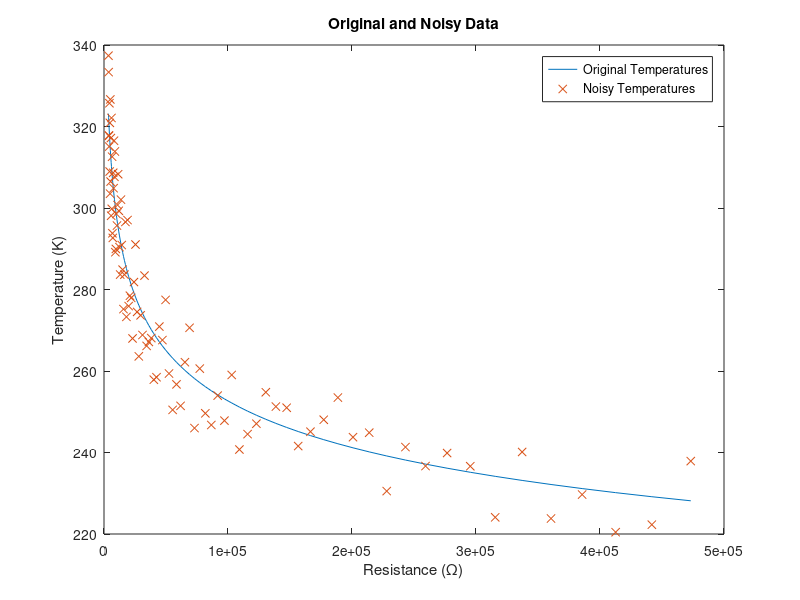
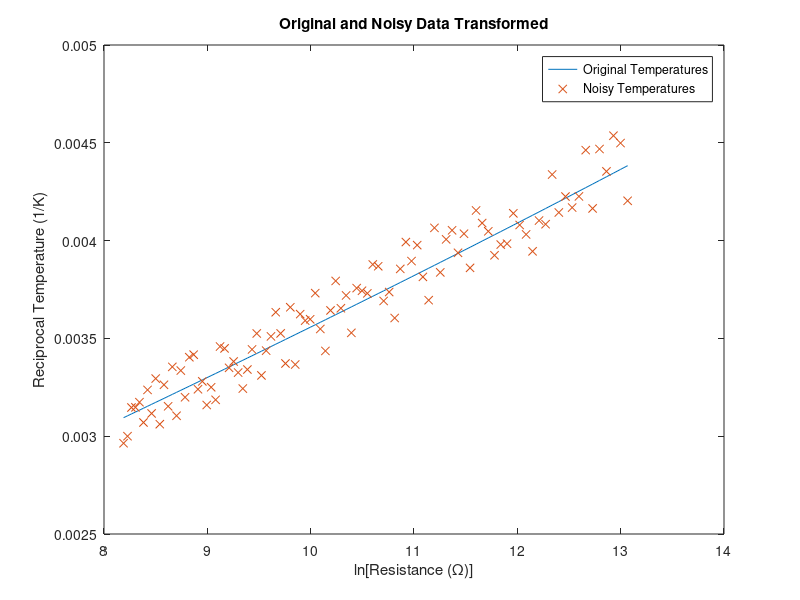

Recreate these plots in MATLAB, in order. (Note: this script raises an error after producing the figures.)
%% Non-linear data fitting. This script demonstrates several techniques
%  for fitting data sets with curves other than lines, calculating the
%  confidence intervals on the fitted parameters, and calculating and
%  displaying the functional confidence bounds and the observational
%  bounds. The data set is take from the data sheet for the TCS10K5 NTC
%  thermistor, which lists the resistance as a function of temperature
%  in degrees C. Since we are fitting the Steinhart-Hart equation to the
%  data, we first converted the temperature to Kelvin. Next, because the
%  Steinhart-Hart equation has T as a function of R, we use T or 1/T as y
%  and R or ln(R) as x. Finally, because the data are so clean, we add
%  noise of ±5% to the T data for some of the fits.

% The temperatures.
T = [228.15, 229.15, 230.15, 231.15, 232.15, 233.15, 234.15, 235.15, ...
    236.15, 237.15, 238.15, 239.15, 240.15, 241.15, 242.15, 243.15, ...
    244.15, 245.15, 246.15, 247.15, 248.15, 249.15, 250.15, 251.15, ...
    252.15, 253.15, 254.15, 255.15, 256.15, 257.15, 258.15, 259.15, ...
    260.15, 261.15, 262.15, 263.15, 264.15, 265.15, 266.15, 267.15, ...
    268.15, 269.15, 270.15, 271.15, 272.15, 273.15, 274.15, 275.15, ...
    276.15, 277.15, 278.15, 279.15, 280.15, 281.15, 282.15, 283.15, ...
    284.15, 285.15, 286.15, 287.15, 288.15, 289.15, 290.15, 291.15, ...
    292.15, 293.15, 294.15, 295.15, 296.15, 297.15, 298.15, 299.15, ...
    300.15, 301.15, 302.15, 303.15, 304.15, 305.15, 306.15, 307.15, ...
    308.15, 309.15, 310.15, 311.15, 312.15, 313.15, 314.15, 315.15, ...
    316.15, 317.15, 318.15, 319.15, 320.15, 321.15, 322.15, 323.15];

% The resistances.
R = [473200, 441800, 412600, 385600, 360500, 337200, 315500, 295400, ...
    276700, 259300, 243100, 228000, 213900, 200800, 188600, 177200, ...
    166500, 156600, 147300, 138600, 130500, 122900, 115800, 109200, ...
    103000, 97130, 91660, 86540, 81730, 77220, 72980, 69000, 65260, ...
    61750, 58450, 55340, 52420, 49670, 47080, 44640, 42340, 40170, ...
    38120, 36200, 34380, 32660, 31040, 29510, 28060, 26690, 25400, ...
    24180, 23020, 21920, 20890, 19900, 18970, 18090, 17260, 16470, ...
    15710, 15000, 14320, 13680, 13070, 12490, 11940, 11420, 10920, ...
    10450, 10000, 9572, 9165, 8777, 8408, 8056, 7721, 7402, 7098, ...
    6808, 6531, 6267, 6015, 5774, 5545, 5326, 5116, 4916, 4725, 4543, ...
    4368, 4201, 4041, 3888, 3742, 3602];

%The noisy temperatures.
TN = [237.89, 222.29, 220.44, 229.68, 223.80, 240.13, 224.09, 236.63, ...
    239.87, 236.67, 241.33, 230.53, 244.87, 243.76, 253.48, 248.04, ...
    245.11, 241.58, 250.99, 251.27, 254.79, 247.07, 244.51, 240.73, ...
    259.03, 247.82, 253.96, 246.75, 249.61, 260.59, 245.99, 270.61, ...
    262.16, 251.45, 256.72, 250.46, 259.38, 277.45, 267.59, 270.90, ...
    258.47, 257.87, 268.08, 267.12, 266.16, 283.41, 268.84, 273.66, ...
    263.59, 274.50, 291.04, 281.83, 267.99, 277.94, 278.47, 275.93, ...
    297.04, 273.29, 296.58, 283.65, 275.19, 284.87, 290.91, 302.05, ...
    283.67, 290.39, 299.32, 308.30, 300.72, 295.69, 298.54, 289.95, ...
    289.15, 313.87, 307.66, 316.51, 304.86, 308.64, 292.66, 293.79, ...
    312.59, 299.79, 322.10, 298.11, 317.17, 306.48, 326.64, 303.52, ...
    320.89, 308.95, 325.71, 315.08, 317.71, 317.80, 333.34, 337.38];

confLev = 0.95; % We set the confidence level for the data fits here.

%% Plot Original Data
% Plot the original temperature and noisy temperature data.
figure(1) 
plot(R,T)
hold on
plot (R,TN,'x')
xlabel('Resistance (\Omega)')
ylabel('Temperature (K)')
title('Original and Noisy Data')
legend('Original Temperatures','Noisy Temperatures')
hold off

% Since a plot of 1/T vs ln(R) should be close to linear, we will convert
% the data to the correct forms and do linear and polynomial fits with
% them.
ooT = 1./T;
ooTN = 1./TN;
lnR = log(R);

%% Plot Transformed Data
% Plot the transformed original temperature and noisy temperature data.
figure(2) 
plot(lnR,ooT)
hold on
plot (lnR,ooTN,'x')
xlabel('ln[Resistance (\Omega)]')
ylabel('Reciprocal Temperature (1/K)')
title('Original and Noisy Data Transformed')
legend('Original Temperatures','Noisy Temperatures')
hold off

% Start by working with the original transformed data. We will fit a 1st,
% 2nd, and 3rd order polynomial to the data and look at the fit and the
% residuals.
range = max(lnR) - min(lnR); % Get range for our xplot data
xplot = min(lnR):range/30:max(lnR); % Generate x data for some of our plots.
% The fitting routine 'fit' is particular about the form of the data.
% Use the line below to get your data into the correct format for 'fit'.
[Xout,Yout] = prepareCurveData(lnR, ooT); 
[f1,stat1] = fit(Xout,Yout,'poly1') % 1st-order fit with statistics.
[f2,stat2] = fit(Xout,Yout,'poly2') % 2nd-order fit with statistics.
[f3,stat3] = fit(Xout,Yout,'poly3') % 3rd-order fit with statistics.
% The default for confidence level is 0.95. If we wanted the confidence
% intervals on the parameters for a value of confLev other than 0.95, we
% would uncomment the following lines:
% format short e
% ci1 = confint(f1,confLev)
% ci2 = confint(f2,confLev)
% ci3 = confint(f3,confLev)
% format

%% Plot 1st-order Fit
% Plot data with 1st-order fit. Since the data have very little noise (just
% round-off or truncation error), the data and the curve will vary but
% little.
figure(3)
plot(f1,Xout,Yout) % Notice that the fit doesn't need both x and y values.
% It will plot with just the f1 object.
xlabel('ln[Resistance (\Omega)]')
ylabel('Reciprocal Temperature (1/K)')
title('1st-Order Fit to Transformed Data')

%% Plot Residuals
% Since the fit is so close, we need a better way to distinguish how well
% 1st-, 2nd-, and 3rd-order fit. We'll plot the residuals to compare.
figure(4)
subplot(3,1,1)
plot(f1,Xout,Yout,'residuals')
% xlabel('Ln[Resistance (\Omega)]')
ylabel('Residuals (1/K)')
title('1st Order Polynomial Fit')
% The linear residuals look parabolic, so we need at least 2nd order.
subplot(3,1,2)
plot(f2,Xout,Yout,'residuals')
% xlabel('Ln[Resistance (\Omega)]')
ylabel('Residuals (1/K)')
title('2nd Order Polynomial Fit')
% The 2nd-order residuals look cubic so we need at least 3rd order.
subplot(3,1,3)
plot(f3,Xout,Yout,'residuals')
xlabel('Ln[Resistance (\Omega)]')
ylabel('Residuals (1/K)')
title('3rd Order Polynomial Fit')
% The 3rd-order residuals look pretty random, so we're done.

%% Plot 3rd-order Fit and Bounds
% Let's plot the 3rd order fit with the data and the functional and
% observational bounds. Note, since there is so little noise in the data,
% we won't be able to distinguish which is which.
p11 = predint(f3,xplot,confLev,'observation','off'); % Gen conf bounds
p21 = predint(f3,xplot,confLev,'functional','off'); % Gen conf bounds
figure(5)
plot(f3,Xout,Yout) % Notice that the fit doesn't need both x and y.
hold on
plot(xplot, p21, '-.b') % Upper and lower functional confidence limits
plot(xplot, p11, '--m') % Upper and lower observational confidence limits
xlabel('Ln[Resistance (\Omega)]')
ylabel('Reciprocal Temperature (1/K)')
title('3rd Order Polynomial Fit')
legend('Data Points','Best Fit Line','Upper Func. Bound',...
    'Lower Func. Bound', 'Upper Obs. Bound', 'Lower Obs. Bound',...
    'Location', 'northwest')
hold off

%% 3rd-order with Noise
% Since the original data have so little noise, let's repeat the 3rd order
% plot for the noisy data. We'll reuse some of the variables
[Xout,Yout] = prepareCurveData(lnR, ooTN); 
[f3,stat1] = fit(Xout,Yout,'poly3') % 1st-order fit with statistics.
p11 = predint(f3,xplot,confLev,'observation','off'); % Gen conf bounds
p21 = predint(f3,xplot,confLev,'functional','off'); % Gen conf bounds
figure(6)
plot(f3,Xout,Yout) % Notice that the fit doesn't need both x and y.
hold on
plot(xplot, p21, '-.b') % Upper and lower functional confidence limits
plot(xplot, p11, '--m') % Upper and lower observational confidence limits
xlabel('Ln[Resistance (\Omega)]')
ylabel('Reciprocal Temperature (1/K)')
title('3rd Order Polynomial Fit, Noisy Data')
legend('Data Points','Best Fit Line','Upper Func. Bound',...
    'Lower Func. Bound', 'Upper Obs. Bound', 'Lower Obs. Bound',...
    'Location', 'northwest')
hold off

%% Transform Fit Back
% Let's untransform the best fit and confidence bounds back into the
% original space with T vs R and see how good we feel about things.
yplot = f3(xplot);
figure(7)
plot(R,TN,'x')
hold on
plot(exp(xplot), 1./yplot)
plot(exp(xplot), 1./p21, '-.b') % Upper and lower functional confidence limits
plot(exp(xplot), 1./p11, '--m') % Upper and lower observational confidence limits
legend('Data Points','Best Fit Line','Upper Func. Bound',...
    'Lower Func. Bound', 'Upper Obs. Bound', 'Lower Obs. Bound',...
    'Location', 'northeast')
xlabel('Resistance (\Omega)')
ylabel('Temperature (K)')
title('Retransformed 3rd-Order with Fit Lines')
hold off

%% Nonlinear Fit
% To compare this transformed linear fit of a polynomial with non-linear, let's
% do a non-linear fit using the Steinhart-Hart equation (but we'll include
% the 2nd-order term.
range = max(R) - min(R); % Get range for our xplot data
xplot = min(R):range/30:max(R); % Generate x data for some of our plots.
% First we have to define the function we will fit.
% Things work better if we have starting points for a, b, c, and d. We'll
% use our values from above and 'fitoptions'
fo = fitoptions('Method','NonlinearLeastSquares',...
    'StartPoint',[-0.002894 0.001339 -9.963e-05 3.053e-06]);
ft = fittype('1/(a+b*log(R)+c*(log(R)^2)+d*(log(R)^3))','independent',...
    'R','options',fo);
% Next, we have to get our data into the correct format for 'fit'.
[Xout,Yout] = prepareCurveData(R, TN);
% Now we'll do our fit.
[f4,stat4] = fit(Xout,Yout,ft)
p11 = predint(f4,xplot,confLev,'observation','off'); % Gen conf bounds
p21 = predint(f4,xplot,confLev,'functional','off'); % Gen conf bounds
figure(8)
plot(f4,Xout,Yout) % Notice that the fit doesn't need both x and y.
hold on
plot(xplot, p21, '-.b') % Upper and lower functional confidence limits
plot(xplot, p11, '--m') % Upper and lower observational confidence limits
xlabel('Resistance (\Omega)')
ylabel('Temperature (K)')
title('Steinhart-Hart Fit, Noisy Data')
legend('Data Points','Best Fit Line','Upper Func. Bound',...
    'Lower Func. Bound', 'Upper Obs. Bound', 'Lower Obs. Bound',...
    'Location', 'northeast')
hold off
% In many cases, the non-linear least squares fit looks better than the
% transformed-fit-untransformed fit. This is a rare case when it doesn't

%% Nonlinear Residuals
% And finally, the residuals
figure(9)
plot(f4,Xout,Yout,'residuals')
xlabel('Resistance (\Omega)')
ylabel('Residuals (K)')
title('Steinhart-Hart Fit')
